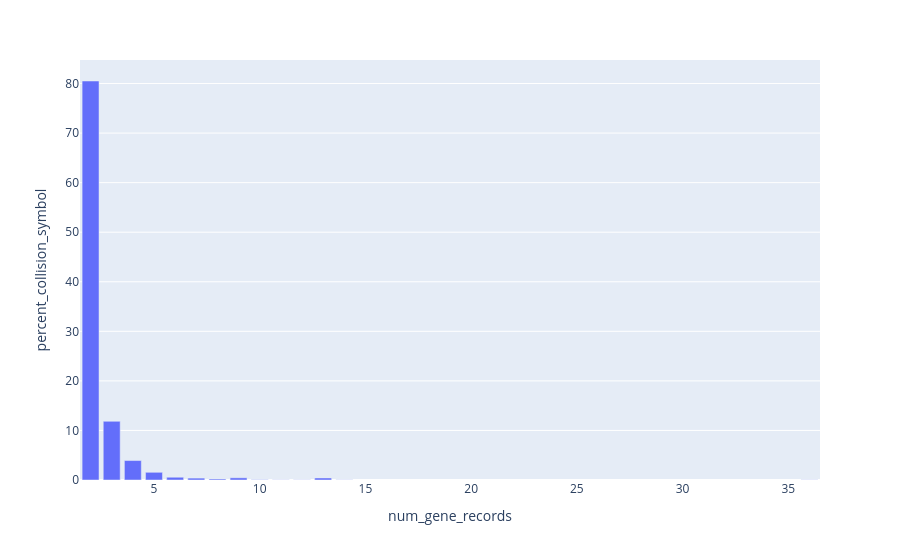

The cell this chart's notebook holds for it:
### Code cell
create_aa_collision_histogram(merged_alias_aa_collision_ncbi_df, "NCBI", ncbi_aa_collision_count)

### Figure 1 — Plotly figure (JSON) as saved in the notebook; plotly's stock layout.template omitted (floating-point values rounded to 4 significant figures)
{"data": [{"alignmentgroup": "True", "hovertemplate": "num_gene_records=%{x}<br>percent_collision_symbol=%{y}<extra></extra>", "legendgroup": "", "marker": {"color": "#636efa", "pattern": {"shape": ""}}, "name": "", "offsetgroup": "", "orientation": "v", "showlegend": false, "textposition": "auto", "type": "bar", "x": [2, 3, 4, 5, 6, 7, 8, 9, 10, 11, 12, 13, 14, 36], "xaxis": "x", "y": [80.51, 11.84, 3.927, 1.553, 0.5569, 0.381, 0.2052, 0.4396, 0.05862, 0.02931, 0.02931, 0.4103, 0.02931, 0.02931], "yaxis": "y"}], "layout": {"barmode": "relative", "legend": {"tracegroupgap": 0}, "margin": {"t": 60}, "xaxis": {"anchor": "y", "domain": [0, 1], "title": {"text": "num_gene_records"}}, "yaxis": {"anchor": "x", "domain": [0, 1], "title": {"text": "percent_collision_symbol"}}}}
